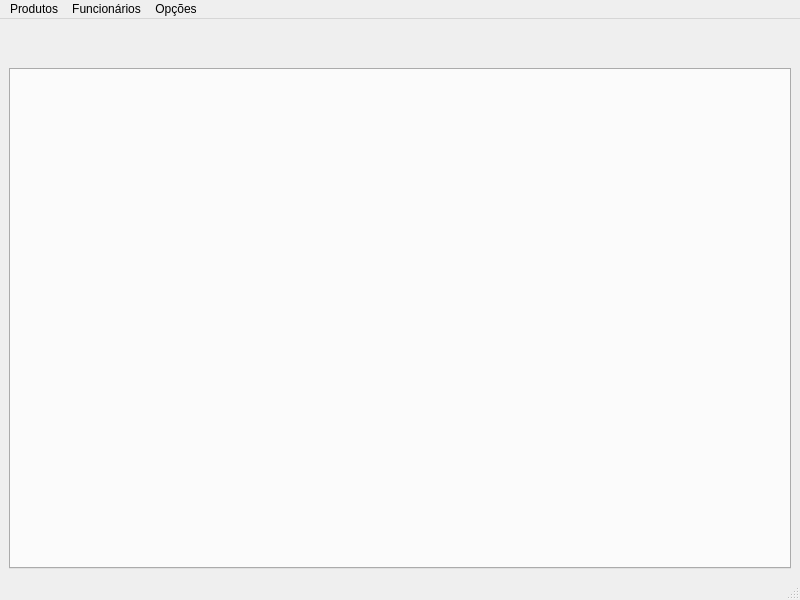
<?xml version="1.0" encoding="UTF-8"?>
<ui version="4.0">
 <class>Sistema</class>
 <widget class="QMainWindow" name="Sistema">
  <property name="geometry">
   <rect>
    <x>0</x>
    <y>0</y>
    <width>800</width>
    <height>600</height>
   </rect>
  </property>
  <property name="windowTitle">
   <string>MainWindow</string>
  </property>
  <widget class="QWidget" name="centralwidget">
   <layout class="QVBoxLayout" name="verticalLayout_2">
    <item>
     <layout class="QVBoxLayout" name="verticalLayout">
      <item>
       <widget class="QLabel" name="usuario_txt">
        <property name="text">
         <string/>
        </property>
       </widget>
      </item>
      <item>
       <widget class="QLabel" name="funcao_txt">
        <property name="text">
         <string/>
        </property>
       </widget>
      </item>
     </layout>
    </item>
    <item>
     <widget class="QTabWidget" name="tabWidget"/>
    </item>
   </layout>
  </widget>
  <widget class="QMenuBar" name="menubar">
   <property name="geometry">
    <rect>
     <x>0</x>
     <y>0</y>
     <width>800</width>
     <height>21</height>
    </rect>
   </property>
   <widget class="QMenu" name="menuProdutos">
    <property name="enabled">
     <bool>true</bool>
    </property>
    <property name="title">
     <string>Produtos</string>
    </property>
    <addaction name="actionGerenciar_Produtos"/>
   </widget>
   <widget class="QMenu" name="menuFuncionarios">
    <property name="title">
     <string>Funcionários</string>
    </property>
    <addaction name="actionGerenciar_Funcionarios"/>
   </widget>
   <widget class="QMenu" name="menuOp_es">
    <property name="title">
     <string>Opções</string>
    </property>
    <addaction name="actionSair"/>
   </widget>
   <addaction name="menuProdutos"/>
   <addaction name="menuFuncionarios"/>
   <addaction name="menuOp_es"/>
  </widget>
  <widget class="QStatusBar" name="statusbar"/>
  <action name="actionAdicionar_Produto">
   <property name="text">
    <string>Cadastrar Produto</string>
   </property>
  </action>
  <action name="actionExcluir_Produto">
   <property name="text">
    <string>Excluir Produto</string>
   </property>
  </action>
  <action name="actionListar_Produtos">
   <property name="text">
    <string>Listar Produtos</string>
   </property>
  </action>
  <action name="actionProcurar_Produtos">
   <property name="text">
    <string>Procurar Produtos</string>
   </property>
  </action>
  <action name="actionExcluir_Funcion_rio">
   <property name="text">
    <string>Excluir Funcionário</string>
   </property>
  </action>
  <action name="actionListar_Funcion_rio">
   <property name="text">
    <string>Listar Funcionário</string>
   </property>
  </action>
  <action name="actionProcurar_Funcion_rio">
   <property name="text">
    <string>Procurar Funcionário</string>
   </property>
  </action>
  <action name="actionSair">
   <property name="text">
    <string>Sair</string>
   </property>
  </action>
  <action name="actionGerenciar_Produtos">
   <property name="text">
    <string>Gerenciar Produtos</string>
   </property>
  </action>
  <action name="actionGerenciar_Funcionarios">
   <property name="text">
    <string>Gerenciar Funcionários</string>
   </property>
  </action>
 </widget>
 <resources/>
 <connections/>
</ui>
